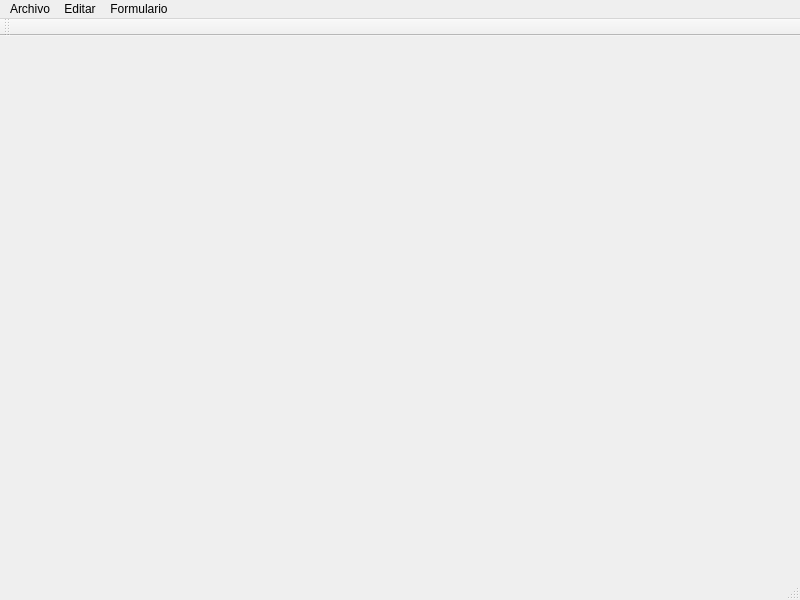
<?xml version="1.0" encoding="UTF-8"?>
<ui version="4.0">
 <class>MainWindow</class>
 <widget class="QMainWindow" name="MainWindow">
  <property name="geometry">
   <rect>
    <x>0</x>
    <y>0</y>
    <width>800</width>
    <height>600</height>
   </rect>
  </property>
  <property name="windowTitle">
   <string>MainWindow</string>
  </property>
  <widget class="QWidget" name="centralwidget"/>
  <widget class="QMenuBar" name="menubar">
   <property name="geometry">
    <rect>
     <x>0</x>
     <y>0</y>
     <width>800</width>
     <height>30</height>
    </rect>
   </property>
   <widget class="QMenu" name="menuArchivo">
    <property name="title">
     <string>Archivo</string>
    </property>
    <addaction name="actionNuevo"/>
    <addaction name="actionAbrir"/>
    <addaction name="separator"/>
    <addaction name="actionGuardar"/>
    <addaction name="actionGuardar_como"/>
    <addaction name="separator"/>
    <addaction name="actionSalir"/>
   </widget>
   <widget class="QMenu" name="menuEditar">
    <property name="title">
     <string>Editar</string>
    </property>
   </widget>
   <widget class="QMenu" name="menuFormulario">
    <property name="title">
     <string>Formulario</string>
    </property>
    <addaction name="actionClaves_de_respuesta"/>
   </widget>
   <addaction name="menuArchivo"/>
   <addaction name="menuEditar"/>
   <addaction name="menuFormulario"/>
  </widget>
  <widget class="QStatusBar" name="statusbar"/>
  <widget class="QToolBar" name="toolBar">
   <property name="windowTitle">
    <string>toolBar</string>
   </property>
   <attribute name="toolBarArea">
    <enum>TopToolBarArea</enum>
   </attribute>
   <attribute name="toolBarBreak">
    <bool>false</bool>
   </attribute>
  </widget>
  <action name="actionNuevo">
   <property name="text">
    <string>Nuevo...</string>
   </property>
  </action>
  <action name="actionAbrir">
   <property name="text">
    <string>Abrir...</string>
   </property>
  </action>
  <action name="actionGuardar">
   <property name="text">
    <string>Guardar</string>
   </property>
  </action>
  <action name="actionGuardar_como">
   <property name="text">
    <string>Guardar como...</string>
   </property>
  </action>
  <action name="actionSalir">
   <property name="text">
    <string>Salir</string>
   </property>
  </action>
  <action name="action">
   <property name="text">
    <string>-</string>
   </property>
  </action>
  <action name="actionClaves_de_respuesta">
   <property name="text">
    <string>Claves de respuesta</string>
   </property>
  </action>
 </widget>
 <resources/>
 <connections/>
</ui>
